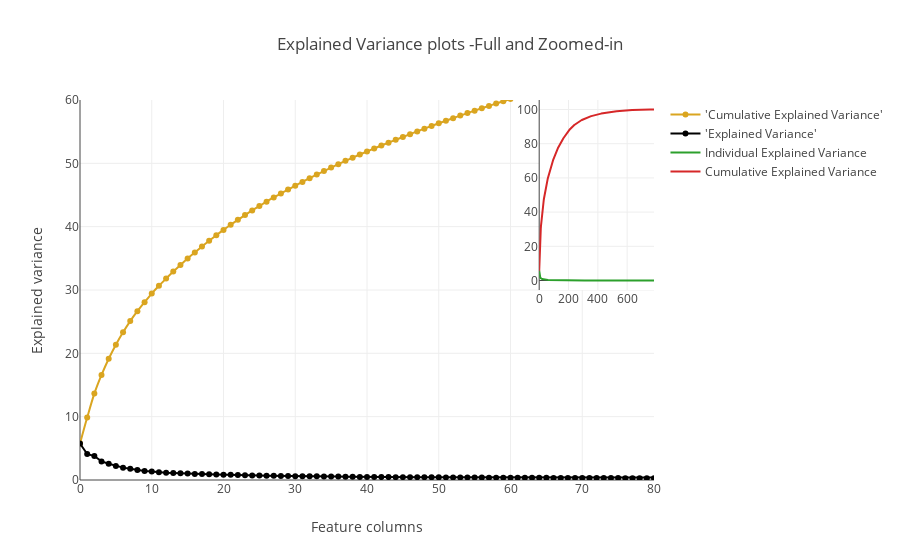

This figure's notebook cell:
### Code cell
#Visualization with Plotly
trace1 = go.Scatter(
    x=list(range(784)),
    y=cum_var_exp,
    mode='lines+markers',
    name="'Cumulative Explained Variance'",
    hoverinfo=cum_var_exp,
    line=dict(
        shape='spline',
        color='goldenrod'
        )
    )

trace2 = go.Scatter(
    x=list(range(784)),
    y=var_exp,
    mode='lines+markers',
    name="'Explained Variance'",
    hoverinfo=var_exp,
    line=dict(
        shape='linear',
        color='black'
        )
    )

fig = tls.make_subplots(insets=[{'cell': (1,1), 'l': 0.8, 'b': 0.5}],
                       print_grid=True)
    
    
fig.append_trace(trace1, 1, 1)
fig.append_trace(trace2, 1, 1)
fig.layout.title = 'Explained Variance plots -Full and Zoomed-in'
fig.layout.xaxis = dict(range=[0,80], title = "Feature columns")
fig.layout.yaxis = dict(range=[0,60], title = "Explained variance")
fig['data'] += [go.Scatter(x=list(range(784)), y=var_exp, xaxis='x2', yaxis='y2', 
                           name='Individual Explained Variance')]
fig['data'] += [go.Scatter(x=list(range(784)), y=cum_var_exp, xaxis='x2', yaxis='y2',
                           name='Cumulative Explained Variance')]
py.iplot(fig, filename='inset example')

### Figure 1 — Plotly figure (JSON) as saved in the notebook; plotly's stock layout.template omitted (floating-point values rounded to 4 significant figures; data arrays with more than 128 entries replaced by an {"elided": "..."} marker saying what was removed)
{"data": [{"hoverinfo": {"elided": "784 float values"}, "line": {"color": "goldenrod", "shape": "spline"}, "mode": "lines+markers", "name": "'Cumulative Explained Variance'", "type": "scatter", "x": {"elided": "784 int values"}, "xaxis": "x1", "y": {"elided": "784 float values"}, "yaxis": "y1"}, {"hoverinfo": {"elided": "784 float values"}, "line": {"color": "black", "shape": "linear"}, "mode": "lines+markers", "name": "'Explained Variance'", "type": "scatter", "x": {"elided": "784 int values"}, "xaxis": "x1", "y": {"elided": "784 float values"}, "yaxis": "y1"}, {"name": "Individual Explained Variance", "type": "scatter", "x": {"elided": "784 int values"}, "xaxis": "x2", "y": {"elided": "784 float values"}, "yaxis": "y2"}, {"name": "Cumulative Explained Variance", "type": "scatter", "x": {"elided": "784 int values"}, "xaxis": "x2", "y": {"elided": "784 float values"}, "yaxis": "y2"}], "layout": {"title": "Explained Variance plots -Full and Zoomed-in", "xaxis": {"range": [0, 80], "title": "Feature columns"}, "xaxis1": {"anchor": "y1", "domain": [0, 1]}, "xaxis2": {"anchor": "y2", "domain": [0.8, 1]}, "yaxis": {"range": [0, 60], "title": "Explained variance"}, "yaxis1": {"anchor": "x1", "domain": [0, 1]}, "yaxis2": {"anchor": "x2", "domain": [0.5, 1]}}}
